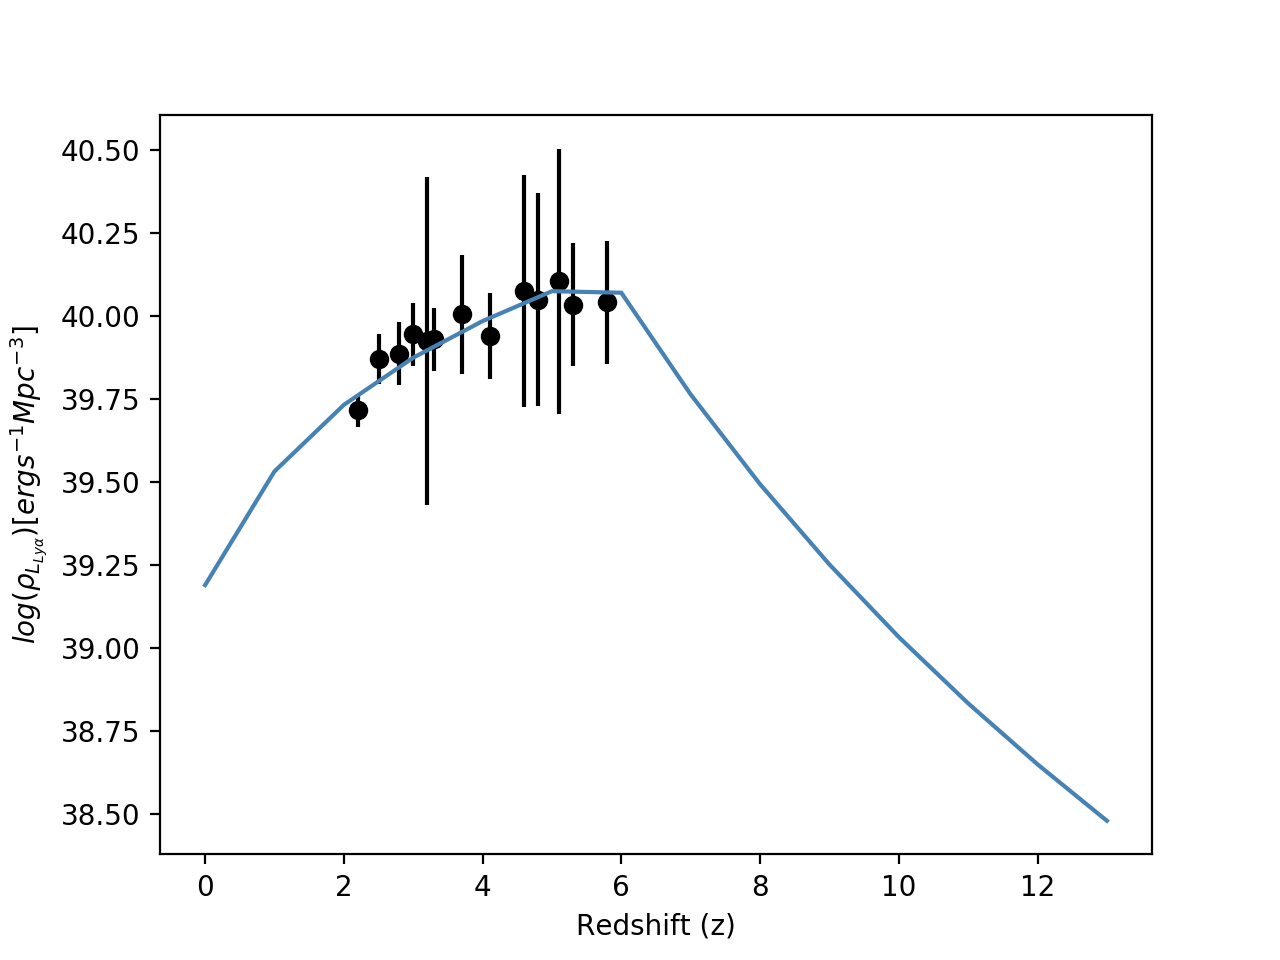

This chart was generated by the following Python code:
from scipy.optimize import curve_fit
import numpy as np
import pylab
import matplotlib.pyplot as plt
import math

xs = pylab.array([2.2,2.5,2.8,3.0,3.2, 3.3, 3.7, 4.1, 4.6, 4.8, 5.1, 5.3, 5.8])# ,7,10,11,12,13,14,16])                               
y1 = pylab.array([0.52, 0.74, 0.77, 0.88, 0.84, 0.85, 1.01, 0.87, 1.19, 1.12, 1.27, 1.08, 1.10]) #,.7,0.5,0.3,0.10,0.05,0.001,0.001])  # data from SC4K Sobral 
ys = [math.log10(i*10**40) for i in y1]
xs_log = pylab.array([math.log10(i+1) for i in xs])
y_sigma_up = [0.05, 0.08, 0.1, 0.1, 0.9, 0.1, 0.2, 0.15, 0.4, 0.37, 0.48, 0.21, 0.21]#, 0.5 ,0.5,0.5,0.5,0.5, 0.5,0.5]
y_sigma_down =[0.05, 0.07, 0.09, 0.09, 0.09, 0.09, 0.16, 0.11, 0.3, 0.27, 0.32, 0.16, 0.16]#, 0.5,0.5,0.5,0.5,0.5, 0.5,0.5]
y_sigma = [(y_sigma_up[i]+y_sigma_down[i])/2 for i in range(len(y_sigma_down))]

def rhoLya(z):
    x = math.log10(1+z)
    if z < 5.8 :
      return 1.13869*x + 39.18853
    elif z > 5.8 :
      return  -5.288*x + 44.5388067

xdata = [i for i in range(0, 14)]
densities = [rhoLya(z) for z in xdata]

plt.figure("Rho_corr")
plt.scatter(xs, ys, color='black')
plt.xlabel(r'Redshift (z)')
plt.ylabel(r'$log(\rho_{L_{Ly\alpha}}) [erg s^{−1} Mpc^{−3}]$')
plt.errorbar(xs, ys, yerr=y_sigma, ls = 'none', color='black')
plt.plot(xdata, densities, color = 'steelblue')
plt.show()
